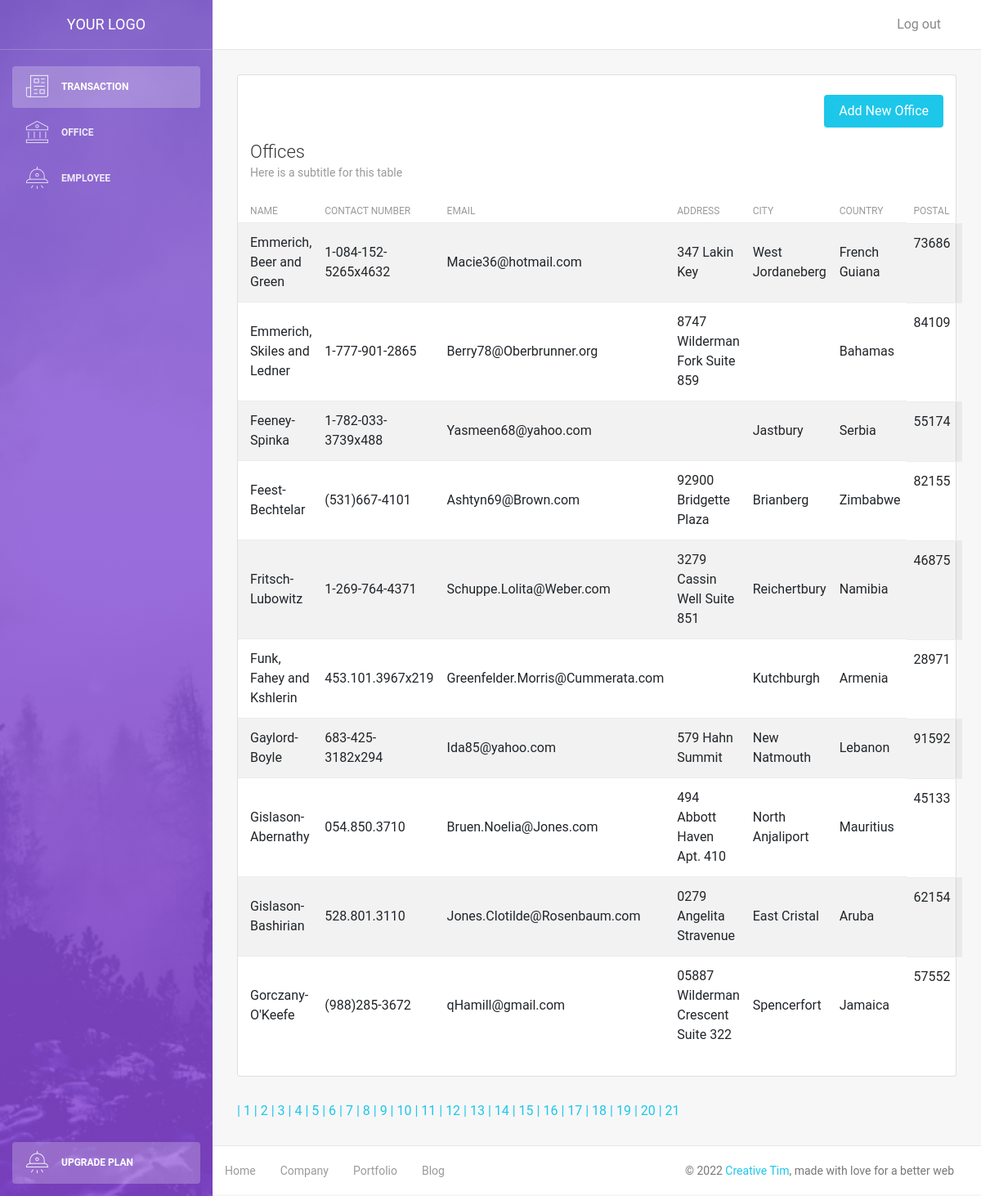
The page /office.php?page=6 on the database its author committed.
### tables this page shows
CREATE TABLE `office` (
  `id` int(11) NOT NULL,
  `name` varchar(45) NOT NULL,
  `contactnum` varchar(45) DEFAULT NULL,
  `email` varchar(45) DEFAULT NULL,
  `address` varchar(45) DEFAULT NULL,
  `city` varchar(45) DEFAULT NULL,
  `country` varchar(45) DEFAULT NULL,
  `postal` int(11) DEFAULT NULL
);

### office.php (the view, shortened to what this page needs)
<!DOCTYPE html>
<html lang="en">
<head>
    <link rel="stylesheet" href="https://maxcdn.bootstrapcdn.com/font-awesome/latest/css/font-awesome.min.css" />
    <link href="assets/css/bootstrap.min.css" rel="stylesheet" />
    <link href="assets/css/light-bootstrap-dashboard.css?v=2.0.0 " rel="stylesheet" />
    <link href="assets/css/demo.css" rel="stylesheet" />
</head>
<body>
    <?php
        require('config/db.php');
        $results_per_page = 10;
        $query = "SELECT * FROM office";
        $result = mysqli_query($conn, $query);
        $number_of_result = mysqli_num_rows($result);
        $number_of_page = ceil($number_of_result / $results_per_page);
        if(!isset($_GET['page'])){
            $page = 1;
        }else{
            $page = $_GET['page'];
        }
        $page_first_result = ($page-1) * $results_per_page;
        $query = 'SELECT * FROM office ORDER BY name LIMIT '. $page_first_result .',' . $results_per_page . '';
        $result = mysqli_query($conn, $query);
        $offices = mysqli_fetch_all($result, MYSQLI_ASSOC);
    ?>
    <div class="wrapper">
        <div class="sidebar" data-image="assets/img/sidebar-5.jpg">
            <div class="sidebar-wrapper">
            <?php include('includes/sidebar.php'); ?>
            </div>
        </div>
        <div class="main-panel">
            <?php include('includes/navbar.php');?>
            <div class="content">
                <div class="container-fluid">
                    <div class="row">
                        <div class="col-md-12">
                                <div class="card strpied-tabled-with-hover">
                                    <br/>
                                    <div class="col-md-12">
                                        <a href="office-add.php">
                                            <button type="submit" class="btn btn-info btn-fill pull-right">Add New Office</button>
                                        </a>
                                    </div>
                                    <div class="card-header ">
                                        <h4 class="card-title">Offices</h4>
                                        <p class="card-category">Here is a subtitle for this table</p>
                                    </div>
                                    <div class="card-body table-full-width table-responsive">
                                        <table class="table table-hover table-striped">
                                            <thead>
                                                <th>Name</th>
                                                <th>Contact Number</th>
                                                <th>Email</th>
                                                <th>Address</th>
                                                <th>City</th>
                                                <th>Country</th>
                                                <th>Postal</th>
                                            </thead>
                                            <tbody>
                                                <?php foreach($offices as $offices) : ?>
                                                <tr>
                                                    <td><?php echo $offices['name']; ?></td>
                                                    <td><?php echo $offices['contactnum']; ?></td>
                                                    <td><?php echo $offices['email']; ?></td>
                                                    <td><?php echo $offices['address']; ?></td>
                                                    <td><?php echo $offices['city']; ?></td>
                                                    <td><?php echo $offices['country']; ?></td>
                                                    <td><?php echo $offices['postal']; ?></td>
                                                </tr>
                                                <?php endforeach ?>
                                            </tbody>
                                        </table>
                                    </div>
                                </div>
                            </div>
                    </div>
                    <?php
                        for($page=1; $page <= $number_of_page; $page++){
                            echo '<a href = "office.php?page='. $page .'"> | ' . $page . '</a>';
                        }
                    ?>
                </div>
            </div>
            <footer class="footer">
                <div class="container-fluid">
                    <nav>
                        <ul class="footer-menu">
                            <li>
                                <a href="#">
                                    Home
                                </a>
                            </li>
                            <li>
                                <a href="#">
                                    Company
                                </a>
                            </li>
                            <li>
                                <a href="#">
                                    Portfolio
                                </a>
                            </li>
                            <li>
                                <a href="#">
                                    Blog
                                </a>
                            </li>
                        </ul>
                        <p class="copyright text-center">
                            ©
                            <a href="http://www.creative-tim.com">Creative Tim</a>, made with love for a better web
                        </p>
                    </nav>
                </div>
            </footer>
        </div>
    </div>
</body>
</html>

### rows shown on the page
office: name "Emmerich, Beer and Green", contactnum "1-084-152-5265x4632", email "Macie36@hotmail.com", address "347 Lakin Key", city "West Jordaneberg", country "French Guiana", postal "73686"
office: name "Emmerich, Skiles and Ledner", contactnum "1-777-901-2865", email "Berry78@Oberbrunner.org", address "8747 Wilderman Fork Suite 859", country "Bahamas", postal "84109"
office: name "Feeney-Spinka", contactnum "1-782-033-3739x488", email "Yasmeen68@yahoo.com", city "Jastbury", country "Serbia", postal "55174"
office: name "Feest-Bechtelar", contactnum "(531)667-4101", email "Ashtyn69@Brown.com", address "92900 Bridgette Plaza", city "Brianberg", country "Zimbabwe", postal "82155"
office: name "Fritsch-Lubowitz", contactnum "1-269-764-4371", email "Schuppe.Lolita@Weber.com", address "3279 Cassin Well Suite 851", city "Reichertbury", country "Namibia", postal "46875"
office: name "Funk, Fahey and Kshlerin", contactnum "453.101.3967x219", email "Greenfelder.Morris@Cummerata.com", city "Kutchburgh", country "Armenia", postal "28971"
office: name "Gaylord-Boyle", contactnum "683-425-3182x294", email "Ida85@yahoo.com", address "579 Hahn Summit", city "New Natmouth", country "Lebanon", postal "91592"
office: name "Gislason-Abernathy", contactnum "054.850.3710", email "Bruen.Noelia@Jones.com", address "494 Abbott Haven Apt. 410", city "North Anjaliport", country "Mauritius", postal "45133"
office: name "Gislason-Bashirian", contactnum "528.801.3110", email "Jones.Clotilde@Rosenbaum.com", address "0279 Angelita Stravenue", city "East Cristal", country "Aruba", postal "62154"
office: name "Gorczany-O'Keefe", contactnum "(988)285-3672", email "qHamill@gmail.com", address "05887 Wilderman Crescent Suite 322", city "Spencerfort", country "Jamaica", postal "57552"
